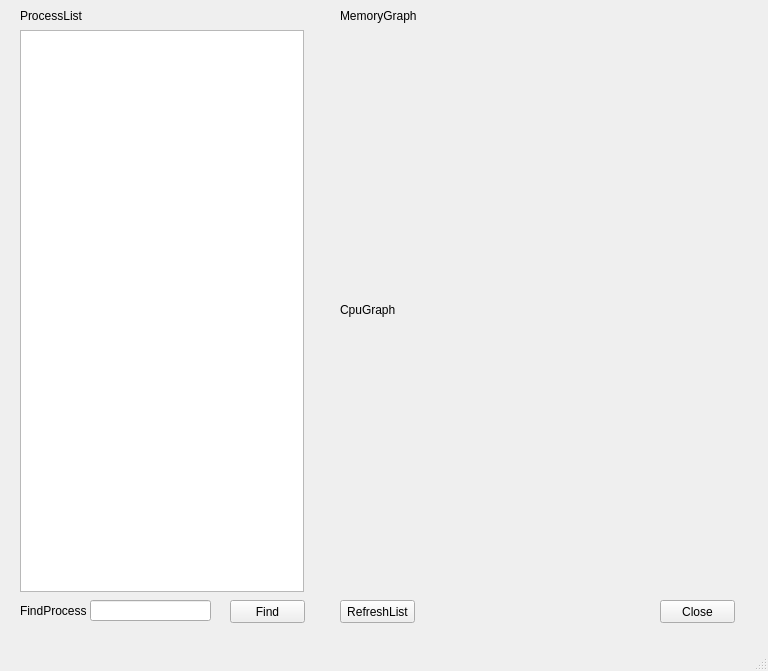
<?xml version="1.0" encoding="UTF-8"?>
<ui version="4.0">
 <class>MainWindow</class>
 <widget class="QMainWindow" name="MainWindow">
  <property name="geometry">
   <rect>
    <x>0</x>
    <y>0</y>
    <width>768</width>
    <height>671</height>
   </rect>
  </property>
  <property name="windowTitle">
   <string>GraphWindow</string>
  </property>
  <property name="styleSheet">
   <string notr="true"/>
  </property>
  <widget class="QWidget" name="centralwidget">
   <widget class="PlotWidget" name="memoryWidget" native="true">
    <property name="geometry">
     <rect>
      <x>340</x>
      <y>30</y>
      <width>391</width>
      <height>271</height>
     </rect>
    </property>
   </widget>
   <widget class="QListWidget" name="processListWidget">
    <property name="geometry">
     <rect>
      <x>20</x>
      <y>30</y>
      <width>284</width>
      <height>562</height>
     </rect>
    </property>
   </widget>
   <widget class="QLabel" name="label">
    <property name="geometry">
     <rect>
      <x>20</x>
      <y>5</y>
      <width>161</width>
      <height>21</height>
     </rect>
    </property>
    <property name="text">
     <string>ProcessList</string>
    </property>
   </widget>
   <widget class="QLabel" name="label_2">
    <property name="geometry">
     <rect>
      <x>340</x>
      <y>6</y>
      <width>101</width>
      <height>20</height>
     </rect>
    </property>
    <property name="text">
     <string>MemoryGraph</string>
    </property>
   </widget>
   <widget class="QLabel" name="label_3">
    <property name="geometry">
     <rect>
      <x>340</x>
      <y>300</y>
      <width>101</width>
      <height>20</height>
     </rect>
    </property>
    <property name="text">
     <string>CpuGraph</string>
    </property>
   </widget>
   <widget class="PlotWidget" name="cpuWidget" native="true">
    <property name="geometry">
     <rect>
      <x>340</x>
      <y>324</y>
      <width>391</width>
      <height>271</height>
     </rect>
    </property>
   </widget>
   <widget class="QPushButton" name="closeBtn">
    <property name="geometry">
     <rect>
      <x>660</x>
      <y>600</y>
      <width>75</width>
      <height>23</height>
     </rect>
    </property>
    <property name="text">
     <string>Close</string>
    </property>
   </widget>
   <widget class="QLabel" name="FindProcessLabel">
    <property name="geometry">
     <rect>
      <x>20</x>
      <y>600</y>
      <width>71</width>
      <height>21</height>
     </rect>
    </property>
    <property name="text">
     <string>FindProcess</string>
    </property>
   </widget>
   <widget class="QLineEdit" name="findProcessLine">
    <property name="geometry">
     <rect>
      <x>90</x>
      <y>600</y>
      <width>121</width>
      <height>21</height>
     </rect>
    </property>
   </widget>
   <widget class="QPushButton" name="findProcessBtn">
    <property name="geometry">
     <rect>
      <x>230</x>
      <y>600</y>
      <width>75</width>
      <height>23</height>
     </rect>
    </property>
    <property name="text">
     <string>Find</string>
    </property>
   </widget>
   <widget class="QPushButton" name="refreshBtn">
    <property name="geometry">
     <rect>
      <x>340</x>
      <y>600</y>
      <width>75</width>
      <height>23</height>
     </rect>
    </property>
    <property name="text">
     <string>RefreshList</string>
    </property>
   </widget>
  </widget>
  <widget class="QMenuBar" name="menubar">
   <property name="geometry">
    <rect>
     <x>0</x>
     <y>0</y>
     <width>768</width>
     <height>21</height>
    </rect>
   </property>
  </widget>
  <widget class="QStatusBar" name="statusbar"/>
 </widget>
 <customwidgets>
  <customwidget>
   <class>PlotWidget</class>
   <extends>QWidget</extends>
   <header>pyqtgraph</header>
   <container>1</container>
  </customwidget>
 </customwidgets>
 <resources/>
 <connections/>
</ui>
